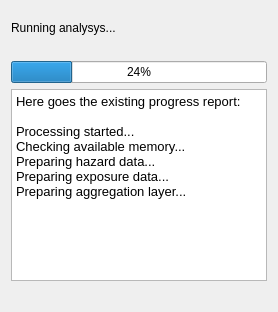
     <widget class="QWidget" name="pgF20Run2">
      <layout class="QVBoxLayout" name="verticalLayout_16">
       <item>
        <spacer name="verticalSpacer_60">
         <property name="orientation">
          <enum>Qt::Vertical</enum>
         </property>
         <property name="sizeType">
          <enum>QSizePolicy::Fixed</enum>
         </property>
         <property name="sizeHint" stdset="0">
          <size>
           <width>20</width>
           <height>10</height>
          </size>
         </property>
        </spacer>
       </item>
       <item>
        <widget class="QLabel" name="label_20">
         <property name="text">
          <string>Running analysys...</string>
         </property>
         <property name="wordWrap">
          <bool>true</bool>
         </property>
        </widget>
       </item>
       <item>
        <spacer name="verticalSpacer_62">
         <property name="orientation">
          <enum>Qt::Vertical</enum>
         </property>
         <property name="sizeType">
          <enum>QSizePolicy::Fixed</enum>
         </property>
         <property name="sizeHint" stdset="0">
          <size>
           <width>20</width>
           <height>20</height>
          </size>
         </property>
        </spacer>
       </item>
       <item>
        <widget class="QProgressBar" name="progressBar">
         <property name="value">
          <number>24</number>
         </property>
        </widget>
       </item>
       <item>
        <widget class="QTextBrowser" name="textBrowser">
         <property name="html">
          <string>&lt;!DOCTYPE HTML PUBLIC &quot;-//W3C//DTD HTML 4.0//EN&quot; &quot;http://www.w3.org/TR/REC-html40/strict.dtd&quot;&gt;
&lt;html&gt;&lt;head&gt;&lt;meta name=&quot;qrichtext&quot; content=&quot;1&quot; /&gt;&lt;style type=&quot;text/css&quot;&gt;
p, li { white-space: pre-wrap; }
&lt;/style&gt;&lt;/head&gt;&lt;body style=&quot; font-family:'DejaVu Sans'; font-size:10pt; font-weight:400; font-style:normal;&quot;&gt;
&lt;p style=&quot; margin-top:0px; margin-bottom:0px; margin-left:0px; margin-right:0px; -qt-block-indent:0; text-indent:0px;&quot;&gt;Here goes the existing progress report: &lt;br /&gt;&lt;br /&gt;Processing started...&lt;br /&gt;Checking available memory...&lt;br /&gt;Preparing hazard data...&lt;br /&gt;Preparing exposure data...&lt;br /&gt;Preparing aggregation layer...&lt;br /&gt;&lt;/p&gt;&lt;/body&gt;&lt;/html&gt;</string>
         </property>
        </widget>
       </item>
       <item>
        <spacer name="verticalSpacer_61">
         <property name="orientation">
          <enum>Qt::Vertical</enum>
         </property>
         <property name="sizeType">
          <enum>QSizePolicy::Fixed</enum>
         </property>
         <property name="sizeHint" stdset="0">
          <size>
           <width>20</width>
           <height>20</height>
          </size>
         </property>
        </spacer>
       </item>
      </layout>
     </widget>
